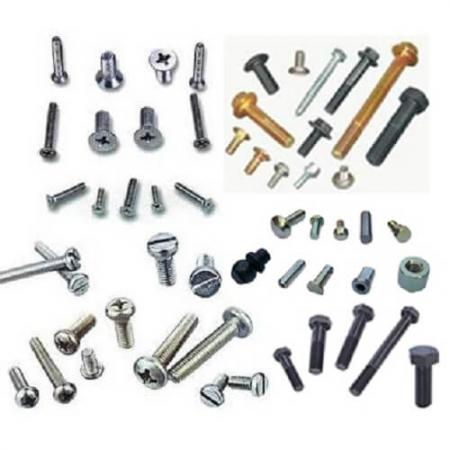
#> input picture Resources/fasteners.jpg, 450 x 450 px
$ python Convert-to-Black-White.py
#> lines starting #> are read from the running program, lines starting #| are printed output that depends on the picture; after the words box and inside, x2 and y2 are one past the last pixel; in counts of white or black regions, pixels touching at a corner belong together
import cv2

originalImage = cv2.imread("Resources/fasteners.jpg")
#> originalImage is the input picture: shape (450, 450, 3); mean B, G, R 224.2, 225.2, 225.1
grayImage = cv2.cvtColor(originalImage, cv2.COLOR_BGR2GRAY)
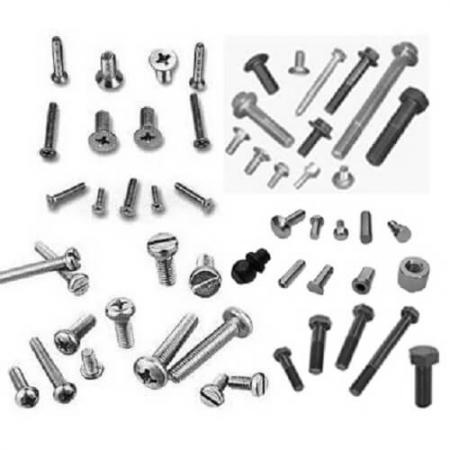
#> grayImage: shape (450, 450); min 1, max 255, mean 225.1

(thresh, blackAndWhiteImage) = cv2.threshold(grayImage, 180, 255, cv2.THRESH_BINARY)
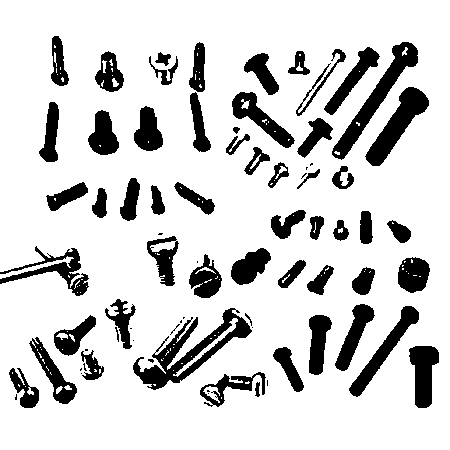
#> blackAndWhiteImage: shape (450, 450); 82.4% white; 76 black regions (20 under 20 px), largest, box (x1, y1, x2, y2) and area: (133, 308, 252, 390) 2748, (332, 42, 418, 160) 2045, (365, 87, 429, 166) 1792

cv2.imshow('Black white image', blackAndWhiteImage)
cv2.imshow('Original image', originalImage)
cv2.imshow('Gray image', grayImage)

cv2.waitKey(0)
cv2.destroyAllWindows()
